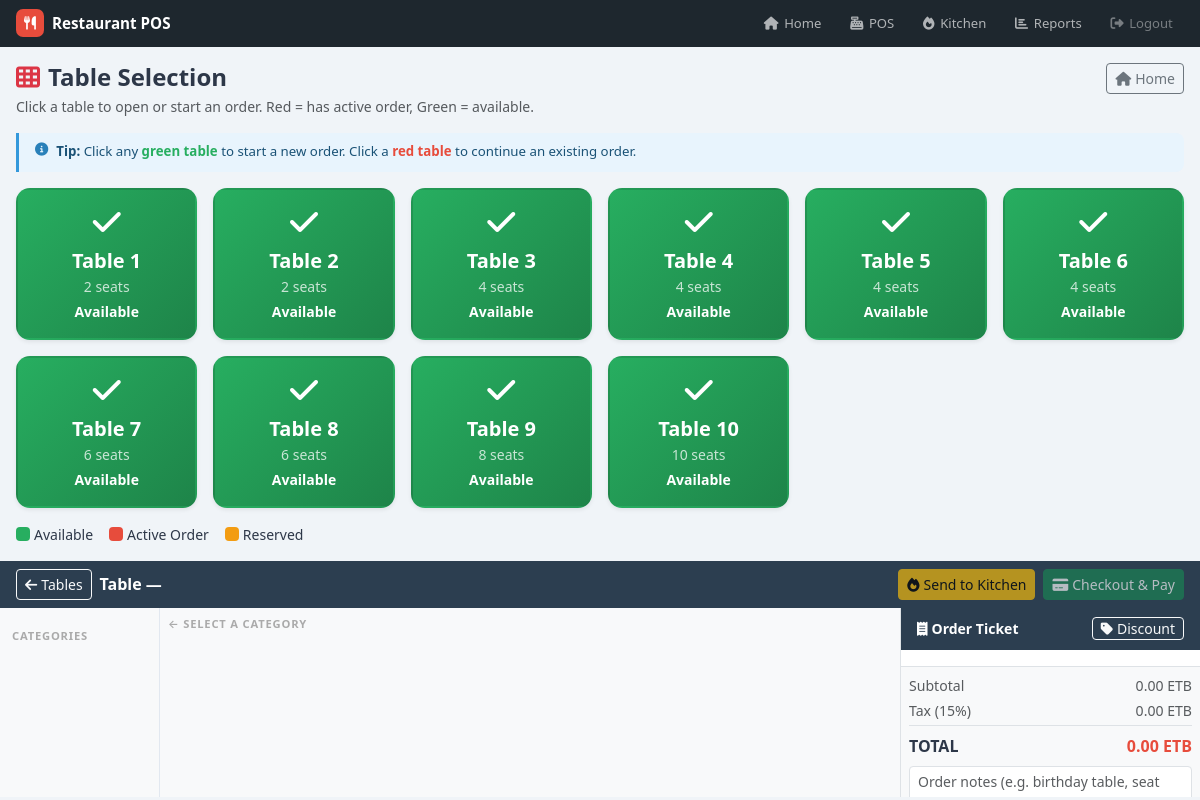
The app's page /pos.php (signed in) with its own data.
### tables this page shows
CREATE TABLE IF NOT EXISTS restaurant_tables (
    table_id     INT AUTO_INCREMENT PRIMARY KEY,
    table_number INT UNIQUE NOT NULL,
    capacity     INT DEFAULT 4,
    status       ENUM('Available','Active','Reserved') DEFAULT 'Available'
);

### pos.php (the view, shortened to what this page needs)
<?php
require_once __DIR__ . '/config/db.php';
$stmt = $pdo->query("SELECT * FROM restaurant_tables ORDER BY table_number");
$tables = $stmt->fetchAll();
$preselect_table = (int)($_GET['table'] ?? 0);
include __DIR__ . '/includes/header.php';
?>
<div class="pos-wrapper d-flex flex-column" style="height:calc(100vh - 50px);">
  <div id="tableView" class="p-3 overflow-auto" <?= $preselect_table ? 'style="display:none"' : '' ?>>
    <div class="d-flex justify-content-between align-items-start mb-3">
      <div>
        <h4 class="fw-bold mb-1"><i class="fa fa-th me-2 text-danger"></i>Table Selection</h4>
        <p class="text-muted small mb-0">Click a table to open or start an order. Red = has active order, Green = available.</p>
      </div>
      <a href="<?= BASE_URL ?>dashboard.php" class="btn btn-sm btn-outline-secondary">
        <i class="fa fa-home me-1"></i>Home
      </a>
    </div>
    <div class="tip-box mb-3">
      <i class="fa fa-info-circle"></i>
      <span><strong>Tip:</strong> Click any <span style="color:#27ae60;font-weight:600;">green table</span> to start a new order. Click a <span style="color:#e74c3c;font-weight:600;">red table</span> to continue an existing order.</span>
    </div>
    <div class="row g-3" id="tableGrid">
      <?php foreach ($tables as $t):
        $cls = match($t['status']) {
          'Active'   => 'active',
          'Reserved' => 'reserved',
          default    => 'available',
        };
        $icon = match($t['status']) {
          'Active'   => 'fa-utensils',
          'Reserved' => 'fa-ban',
          default    => 'fa-check',
        };
      ?>
      <div class="col-6 col-sm-4 col-md-3 col-lg-2">
        <div class="table-btn card text-center py-3 px-2 shadow-sm <?= $cls ?>"
             data-table="<?= $t['table_number'] ?>"
             data-status="<?= $t['status'] ?>"
             data-capacity="<?= $t['capacity'] ?>">
          <i class="fa <?= $icon ?> fa-2x mb-2"></i>
          <div class="fw-bold fs-5">Table <?= $t['table_number'] ?></div>
          <div class="small opacity-75"><?= $t['capacity'] ?> seats</div>
          <div class="small fw-semibold mt-1"><?= $t['status'] ?></div>
        </div>
      </div>
      <?php endforeach; ?>
    </div>
    <div class="d-flex gap-3 mt-3 flex-wrap">
      <span class="d-flex align-items-center gap-1 small">
        <span style="width:14px;height:14px;background:#27ae60;border-radius:4px;display:inline-block;"></span> Available
      </span>
      <span class="d-flex align-items-center gap-1 small">
        <span style="width:14px;height:14px;background:#e74c3c;border-radius:4px;display:inline-block;"></span> Active Order
      </span>
      <span class="d-flex align-items-center gap-1 small">
        <span style="width:14px;height:14px;background:#f39c12;border-radius:4px;display:inline-block;"></span> Reserved
      </span>
    </div>
  </div>
  <div id="posView" style="display:none;flex:1;overflow:hidden;" class="d-flex flex-column">
    <div style="background:#2c3e50;padding:.5rem 1rem;" class="d-flex align-items-center gap-2 flex-wrap">
      <button class="btn btn-sm btn-outline-light" id="btnBackTables">
        <i class="fa fa-arrow-left me-1"></i>Tables
      </button>
      <span class="text-white fw-bold" id="posTableLabel">Table —</span>
      <div class="ms-auto d-flex gap-2 flex-wrap">
        <button class="btn btn-warning btn-sm" id="btnSendKitchen" disabled>
          <i class="fa fa-fire me-1"></i>Send to Kitchen
        </button>
        <button class="btn btn-success btn-sm" id="btnCheckout" disabled>
          <i class="fa fa-credit-card me-1"></i>Checkout &amp; Pay
        </button>
      </div>
    </div>
    <div class="d-flex flex-grow-1 overflow-hidden">
      <div class="pos-col-categories overflow-auto" style="width:160px;min-width:130px;">
        <div class="px-1 pt-2 pb-1" style="font-size:.7rem;text-transform:uppercase;letter-spacing:.8px;color:#aaa;font-weight:600;">Categories</div>
      </div>
      <div class="flex-grow-1 p-2 overflow-auto" style="background:#f8f9fa;">
        <div style="font-size:.7rem;text-transform:uppercase;letter-spacing:.8px;color:#aaa;font-weight:600;margin-bottom:.5rem;" id="itemsHeader">
          ← Select a category
        </div>
      </div>
      <div class="d-flex flex-column border-start bg-white" style="width:300px;min-width:260px;">
        <div style="background:#2c3e50;color:#fff;padding:.6rem 1rem;" class="d-flex justify-content-between align-items-center">
          <span class="fw-bold small"><i class="fa fa-receipt me-1"></i>Order Ticket</span>
          <button class="btn btn-outline-light btn-sm py-0 px-2" id="btnApplyDiscount" title="Apply Discount">
            <i class="fa fa-tag me-1"></i>Discount
          </button>
        </div>
        <div class="flex-grow-1 overflow-auto p-2" id="orderTicketItems">
        </div>
        <div class="border-top p-2 bg-light" style="font-size:.88rem;">
          <div class="d-flex justify-content-between mb-1 text-muted">
            <span>Subtotal</span><span id="ticketSubtotal">0.00 ETB</span>
          </div>
          <div class="d-flex justify-content-between mb-1 text-muted">
            <span>Tax (15%)</span><span id="ticketTax">0.00 ETB</span>
          </div>
          <div class="d-flex justify-content-between fw-bold pt-2 border-top" style="font-size:1rem;">
            <span>TOTAL</span><span id="ticketTotal" style="color:var(--primary);">0.00 ETB</span>
          </div>
          <div class="mt-2">
            <textarea id="orderNotes" class="form-control form-control-sm" rows="2"
                      placeholder="Order notes (e.g. birthday table, seat preference)..."></textarea>
          </div>
        </div>
      </div>
    </div>
  </div>
</div>
<?php include __DIR__ . '/includes/footer.php'; ?>

### assets/css/style.css (style rules this page uses)
:root { --primary: #e74c3c; --primary-dark: #c0392b; --dark: #1e272e; --sidebar-bg: #1e272e; --sidebar-w: 255px; --topbar-h: 60px; --bg: #f0f4f8; --card: #ffffff; --border: #e2e8f0; --text: #2d3748; --muted: #718096; --radius: 12px; --shadow: 0 2px 12px rgba(0,0,0,.07); --shadow-lg: 0 8px 30px rgba(0,0,0,.12); }
*, *::before, *::after { box-sizing: border-box; }
body { font-family: 'Segoe UI', system-ui, -apple-system, sans-serif; background: var(--bg); color: var(--text); margin: 0; }
a { text-decoration: none; }
.tip-box { background: #e8f4fd; border-left: 3px solid #3498db; border-radius: 0 8px 8px 0; padding: .6rem 1rem; font-size: .83rem; color: #1a5276; margin-bottom: 1rem; display: flex; align-items: flex-start; gap: .5rem; }
.tip-box i { margin-top: 1px; flex-shrink: 0; color: #2980b9; }
.card { border: none; border-radius: var(--radius); box-shadow: var(--shadow); }
.pos-wrapper { height: calc(100vh - 50px); overflow: hidden; }
.pos-col-categories { background: #f8f9fa; border-right: 1px solid var(--border); width: 160px; min-width: 140px; overflow-y: auto; padding: .75rem .5rem; }
.table-btn { border-radius: 14px; cursor: pointer; transition: transform .12s, box-shadow .12s; min-height: 95px; border: 2px solid transparent !important; }
.table-btn.available { background: linear-gradient(135deg,#27ae60,#1e8449) !important; color:#fff !important; }

### records on screen
restaurant_tables: table_number "1", capacity "2", status "Available"
restaurant_tables: table_number "2", capacity "2", status "Available"
restaurant_tables: table_number "3", capacity "4", status "Available"
restaurant_tables: table_number "4", capacity "4", status "Available"
restaurant_tables: table_number "5", capacity "4", status "Available"
restaurant_tables: table_number "6", capacity "4", status "Available"
restaurant_tables: table_number "7", capacity "6", status "Available"
restaurant_tables: table_number "8", capacity "6", status "Available"
restaurant_tables: table_number "9", capacity "8", status "Available"
restaurant_tables: table_number "10", capacity "10", status "Available"

### other values on screen
APP_NAME "Restaurant POS"
